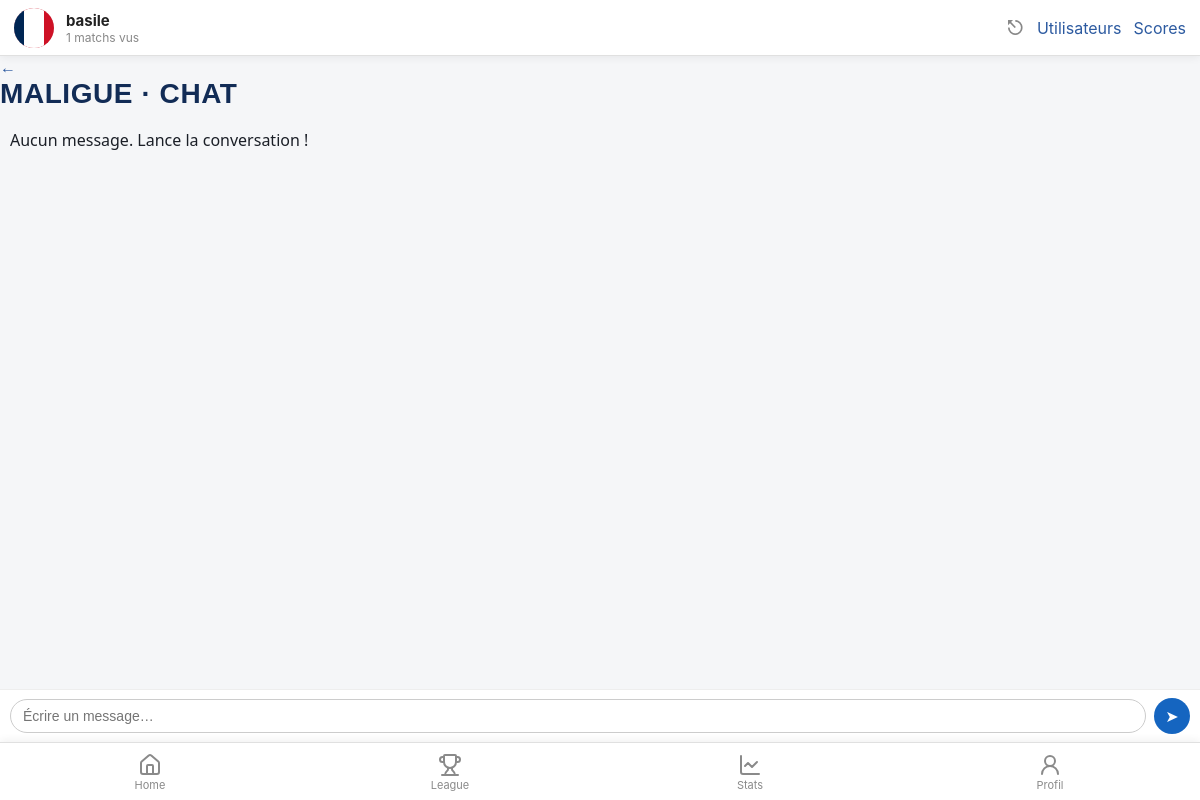
/index.php?view=chat&idLeague=6 (signed in), run on the app's committed database.
### tables this page shows
CREATE TABLE `UTILISATEUR` (
  `id` int NOT NULL,
  `pseudo` varchar(50) NOT NULL,
  `mot_de_passe` varchar(255) NOT NULL,
  `equipe_pref_id` int DEFAULT NULL,
  `joueur_pref_id` int DEFAULT NULL,
  `pdp` varchar(255) NOT NULL,
  `admin` tinyint(1) NOT NULL DEFAULT '0',
  `blacklist` tinyint(1) NOT NULL DEFAULT '0'
);

CREATE TABLE `LEAGUE` (
  `id` int NOT NULL,
  `nom` varchar(100) NOT NULL,
  `createur_id` int NOT NULL
);

### libs/maLibUtils.php (called while the page is built, shortened)
<?php
function valider($nom,$type="REQUEST")
{
	switch($type)
	{
		case 'REQUEST':
		if(isset($_REQUEST[$nom]) && !($_REQUEST[$nom] == ""))
			return proteger($_REQUEST[$nom]);
		break;
		case 'SESSION':
		if(isset($_SESSION[$nom]) && !($_SESSION[$nom] == ""))
			return $_SESSION[$nom];
		break;
	}
	return false;
}
function proteger($str)
{
	if (is_array($str))
	{
		$nextTab = array();
		foreach($str as $cle => $val)
		{
			$nextTab[$cle] = addslashes($val);
		}
		return $nextTab;
	}
	else
		return addslashes ($str);
}
?>

### libs/maLibSQL.pdo.php (called while the page is built, shortened)
<?php
function SQLGetChamp($sql)
{
	global $BDD_host;
	global $BDD_base;
	global $BDD_user;
	global $BDD_password;
	try {
		$dbh = new PDO("mysql:host=$BDD_host;dbname=$BDD_base", $BDD_user, $BDD_password);
	} catch (PDOException $e) {
		die("<font color=\"red\">SQLGetChamp: Erreur de connexion : " . $e->getMessage() . "</font>");
	}
	$dbh->exec("SET CHARACTER SET utf8");
	$res = $dbh->query($sql);
	$num = $res->rowCount();
	$res->setFetchMode(PDO::FETCH_NUM);
	$ligne = $res->fetch();
	if ($ligne == false) return false;
	else return $ligne[0];
}
function SQLSelect($sql)
{
 	global $BDD_host;
	global $BDD_base;
 	global $BDD_user;
 	global $BDD_password;
	try {
		$dbh = new PDO("mysql:host=$BDD_host;dbname=$BDD_base", $BDD_user, $BDD_password);
	} catch (PDOException $e) {
		die("<font color=\"red\">SQLSelect: Erreur de connexion : " . $e->getMessage() . "</font>");
	}
	$dbh->exec("SET CHARACTER SET utf8");
	$res = $dbh->query($sql);
	$num = $res->rowCount();
	if ($num==0) return false;
	else return $res;
}
function parcoursRs($result)
{
	if  ($result == false) return array();
	$result->setFetchMode(PDO::FETCH_ASSOC);
	while ($ligne = $result->fetch())
		$tab[]= $ligne;
	return $tab;
}
?>

### libs/modele.php (called while the page is built, shortened)
<?php
include_once(__DIR__ . "/maLibSQL.pdo.php");
function getLeague($idLeague)
{
	$SQL = "SELECT L.id, L.nom, L.createur_id, U.pseudo AS createur
			FROM LEAGUE L
			JOIN UTILISATEUR U ON U.id = L.createur_id
			WHERE L.id = '$idLeague'";
	$tab = parcoursRs(SQLSelect($SQL));
	return count($tab) ? $tab[0] : false;
}
function listerMessagesLeague($idLeague)
{
	$SQL = "SELECT MC.id, MC.contenu, MC.date_envoi, MC.user_id, U.pseudo
			FROM MESSAGE_CHAT MC
			JOIN UTILISATEUR U ON U.id = MC.user_id
			WHERE MC.league_id = '$idLeague'
			ORDER BY MC.date_envoi ASC, MC.id ASC";
	return parcoursRs(SQLSelect($SQL));
}
function getProfil($idUser)
{
    $SQL = "SELECT U.id, U.pseudo, U.pdp, U.equipe_pref_id, U.joueur_pref_id,
				   E.nom AS equipe_nom, E.image_drapeau,
				   J.prenom AS joueur_prenom, J.nom AS joueur_nom, J.image_joueur
            FROM UTILISATEUR U
            LEFT JOIN EQUIPE E ON E.id = U.equipe_pref_id
            LEFT JOIN JOUEUR J ON J.id = U.joueur_pref_id
            WHERE U.id = '$idUser'";
    $rs = parcoursRs(SQLSelect($SQL));
    return (count($rs) > 0) ? $rs[0] : false;
}
function getStatsProfil($idUser)
{
    $nbVus = SQLGetChamp("SELECT COUNT(*) FROM AVIS_MATCH WHERE user_id='$idUser' AND vu_ou IS NOT NULL");
    $SQL = "SELECT J.prenom, J.nom, COUNT(*) AS nb
            FROM AVIS_MATCH A
            JOIN JOUEUR J ON J.id = A.mvp_id
            WHERE A.user_id='$idUser' AND A.mvp_id IS NOT NULL
            GROUP BY A.mvp_id ORDER BY nb DESC LIMIT 1";
    $rs = parcoursRs(SQLSelect($SQL));
    $mvp = (count($rs) > 0) ? $rs[0]['prenom'] . ' ' . $rs[0]['nom'] : 'Aucun';
    $SQL = "SELECT E.nom, COUNT(*) AS nb
            FROM AVIS_MATCH A
            JOIN MATCHS M ON M.id = A.match_id
            JOIN EQUIPE E ON E.id = M.equipe_dom_id OR E.id = M.equipe_ext_id
            WHERE A.user_id='$idUser' AND A.vu_ou IS NOT NULL
            GROUP BY E.id ORDER BY nb DESC LIMIT 1";
    $rs = parcoursRs(SQLSelect($SQL));
    $equipePlusVue = (count($rs) > 0) ? $rs[0]['nom'] : 'Aucune';
    $noteMoy = SQLGetChamp("SELECT ROUND(AVG(note_match),1) FROM AVIS_MATCH WHERE user_id='$idUser' AND note_match IS NOT NULL");
    $nbStade = SQLGetChamp("SELECT COUNT(*) FROM AVIS_MATCH WHERE user_id='$idUser' AND vu_ou='stade'");
    if (!$nbStade) $nbStade = 0;
    return compact('nbVus', 'mvp', 'equipePlusVue', 'noteMoy', 'nbStade');
}
?>

### templates/chat.php (the view, shortened to what this page needs)
<?php
include_once("libs/modele.php");
include_once("libs/maLibUtils.php");
$idLeague = valider("idLeague");
$league   = getLeague($idLeague);
?>
<div class="page-entete">
	<a class="btn-plus" href="index.php?view=league&amp;idLeague=<?php echo $league['id']; ?>" aria-label="Retour">←</a>
	<h1 class="lg-titre"><?php echo htmlspecialchars($league['nom']); ?> · chat</h1>
</div>
<div id="chat" class="chat-box">
	<?php $messages = listerMessagesLeague($idLeague); ?>
	<?php if (count($messages) == 0) : ?>
		<p class="vide">Aucun message. Lance la conversation !</p>
	<?php endif; ?>
</div>
<form class="chat-form" method="post" action="controleur.php">
	<input type="text" name="contenu" placeholder="Écrire un message…" autocomplete="off" required="required" />
	<button type="submit" name="action" value="Envoyer message" aria-label="Envoyer">➤</button>
</form>

### templates/header.php (shortened to what this page needs)
<!DOCTYPE html PUBLIC "-//W3C//DTD XHTML 1.0 Strict//EN" "http://www.w3.org/TR/xhtml1/DTD/xhtml1-strict.dtd">
<html xmlns="http://www.w3.org/1999/xhtml">
<head>
	<link rel="stylesheet" type="text/css" href="css/style.css?v=6">
</head>
<body>
<?php
include_once "libs/modele.php";
?>
<div id="entete">
	<?php if (valider("connecte", "SESSION")) :
		$idMoi  = valider("idUser", "SESSION");
		$profil = getProfil($idMoi);
		$stats  = getStatsProfil($idMoi);
		$pp = $profil['pdp'] ? $profil['pdp'] : 'default.png';
	?>
		<img class="entete-pp" src="ressources/images_drapeaux/<?php echo htmlspecialchars($pp); ?>" alt="" />
		<div class="entete-info">
			<span class="entete-pseudo"><?php echo htmlspecialchars($profil['pseudo']); ?></span>
			<span class="entete-stat"><?php echo (int) $stats['nbVus']; ?> matchs vus</span>
		</div>
		<a class="entete-logout" href="controleur.php?action=Logout" aria-label="Déconnexion">⎋</a>
	<?php else : ?>
		<a class="entete-login" href="index.php?view=login">Se connecter</a>
	<?php endif; ?>
	<?php
	if (valider("isAdmin","SESSION")){
		echo '<a href="index.php?view=users">Utilisateurs</a>';
		echo '<a href="index.php?view=scores">Scores</a>';
	} ?>
</div>

### css/style.css (style rules this page uses)
body { padding-top:56px; padding-bottom:70px; }
.chat-box { display:flex; flex-direction:column; gap:6px; padding:10px; }
#chat { overflow-y: auto; height: calc(100vh - 225px); display: flex; flex-direction: column; gap: 6px; bottom: 58px; padding: 10px; }
#entete { position: fixed; top:0; left:0; right:0; height: 56px; display: flex; align-items: center; gap: 12px; padding: 0 14px; background: #fff; border-bottom: 1px solid #e0e0e0; box-shadow: 0 2px 8px rgba(0,0,0,0.06); z-index: 1000; font-family: -apple-system, system-ui, sans-serif; }
.entete-pp { width:40px; height:40px; border-radius:50%; object-fit:cover; background:#eee; }
.entete-info { display:flex; flex-direction:column; flex:1; }
.entete-pseudo { font-weight:bold; font-size:15px; color:#222; }
.entete-stat { font-size:12px; color:#888; }
.entete-logout { font-size:20px; color:#888; text-decoration:none; }
.chat-form { position: fixed; left: 0; right: 0; bottom: 58px; background: #fff; z-index: 999; display: flex; gap: 8px; align-items: center; padding: 8px 10px; border-top: 1px solid #eee; }
.chat-form input { flex:1; border:1px solid #ccc; border-radius:18px; padding:8px 12px; font-size:14px; }
.chat-form button { border:none; background:#1565c0; color:#fff; width:36px; height:36px; border-radius:50%; font-size:16px; }
:root { --color-primary: #122C56; --color-primary-light: #2C5AA0; --color-accent: #F0A202; --color-success: #2E8B57; --color-danger: #D7263D; --color-bg: #F5F6F8; --color-surface: #FFFFFF; --color-border: #E2E5EA; --color-text: #1B1F27; --color-text-muted: #6B7280; --color-on-primary: #FFFFFF; --font-display: 'Oswald', sans-serif; --font-body: 'Work Sans', system-ui, sans-serif; --container-width: 480px; --nav-height: 64px; --radius-sm: 6px; --radius-md: 12px; --radius-lg: 20px; --shadow-card: 0 2px 10px rgba(18, 44, 86, 0.08); --space-xs: 4px; --space-sm: 8px; --space-md: 16px; --space-lg: 24px; --space-xl: 32px; }
*, *::before, *::after { box-sizing: border-box; }
body { margin: 0; font-family: var(--font-body); color: var(--color-text); background: var(--color-bg); -webkit-font-smoothing: antialiased; }
h1, h2, h3, h4 { font-family: var(--font-display); font-weight: 600; margin: 0 0 var(--space-sm); letter-spacing: 0.02em; color: var(--color-primary); }
h1 { font-size: 28px; text-transform: uppercase; }
p { margin: 0 0 var(--space-sm); line-height: 1.5; }
a { color: var(--color-primary-light); text-decoration: none; }

### data on the page
utilisateur: pdp (picture), pseudo "basile"
league: nom "MALIGUE"

### other printed values
$stats['nbVus'] "1"
